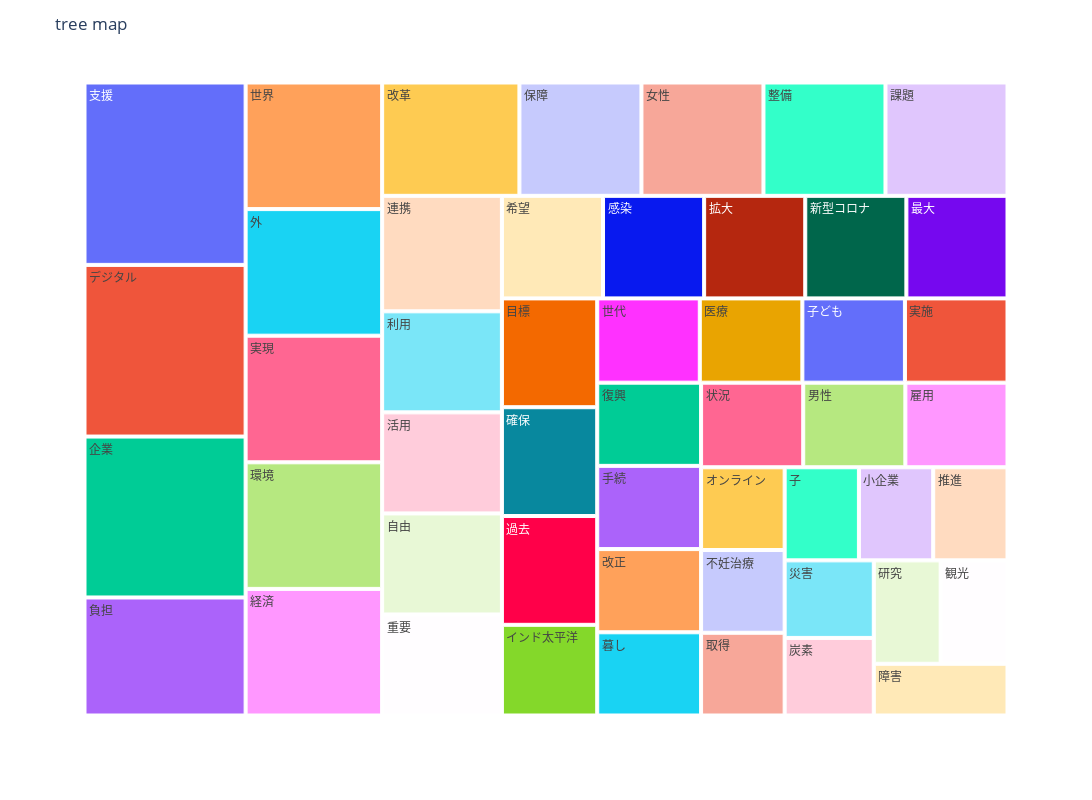

The cell this chart's notebook holds for it:
### Code cell
npt.treemap(
    title='tree map',
    ngram=1,
    stopwords=stopwords,
    width=1200,
    height=800,
    save=True
)

### Figure 1 — Plotly figure (JSON) as saved in the notebook; plotly's stock layout.template omitted (floating-point values rounded to 4 significant figures)
{"data": [{"branchvalues": "total", "domain": {"x": [0, 1], "y": [0, 1]}, "hovertemplate": "labels=%{label}<br>word_count=%{value}<br>parent=%{parent}<br>id=%{id}<extra></extra>", "ids": ["インド太平洋", "オンライン", "デジタル", "不妊治療", "世代", "世界", "企業", "保障", "利用", "医療", "取得", "外", "女性", "子", "子ども", "実施", "実現", "小企業", "希望", "復興", "感染", "手続", "拡大", "推進", "支援", "改正", "改革", "整備", "新型コロナ", "暮し", "最大", "活用", "災害", "炭素", "状況", "環境", "男性", "目標", "研究", "確保", "経済", "自由", "観光", "課題", "負担", "連携", "過去", "重要", "障害", "雇用"], "labels": ["インド太平洋", "オンライン", "デジタル", "不妊治療", "世代", "世界", "企業", "保障", "利用", "医療", "取得", "外", "女性", "子", "子ども", "実施", "実現", "小企業", "希望", "復興", "感染", "手続", "拡大", "推進", "支援", "改正", "改革", "整備", "新型コロナ", "暮し", "最大", "活用", "災害", "炭素", "状況", "環境", "男性", "目標", "研究", "確保", "経済", "自由", "観光", "課題", "負担", "連携", "過去", "重要", "障害", "雇用"], "name": "", "parents": ["", "", "", "", "", "", "", "", "", "", "", "", "", "", "", "", "", "", "", "", "", "", "", "", "", "", "", "", "", "", "", "", "", "", "", "", "", "", "", "", "", "", "", "", "", "", "", "", "", ""], "type": "treemap", "values": [5, 4, 16, 4, 5, 10, 15, 8, 7, 5, 4, 10, 8, 4, 5, 5, 10, 4, 6, 5, 6, 5, 6, 4, 17, 5, 9, 8, 6, 5, 6, 7, 4, 4, 5, 10, 5, 6, 4, 6, 10, 7, 4, 8, 11, 8, 6, 7, 4, 5]}], "layout": {"height": 800, "legend": {"tracegroupgap": 0}, "margin": {"t": 60}, "title": {"text": "tree map"}, "width": 1200}}
